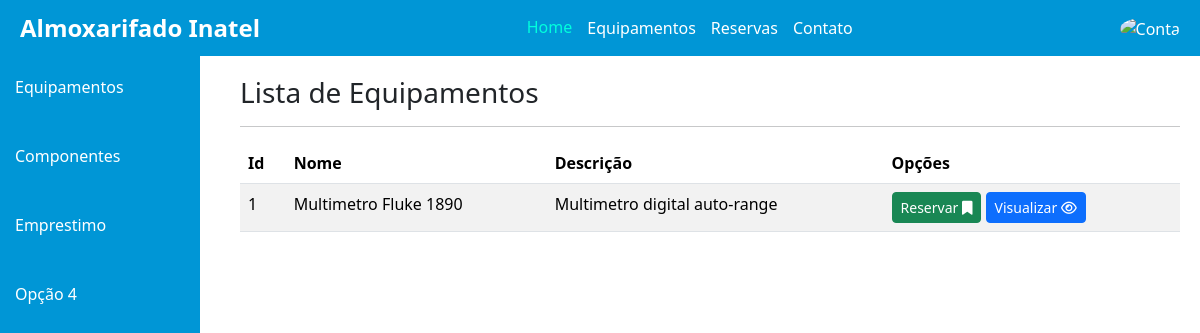
Page /equipamentos/ on the earlier database version.
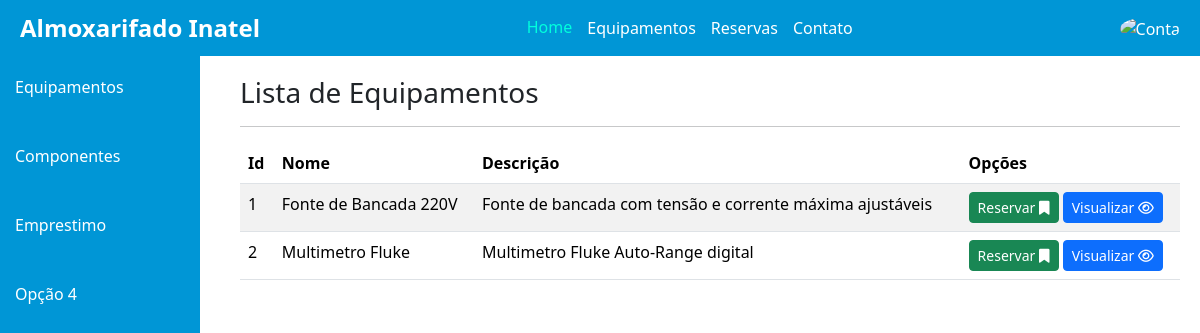
Same page on the later database version.
### inventario/models.py (models this page shows, shortened)
class Equipamento(models.Model):
    id = models.IntegerField(primary_key=True, unique=True)
    nome = models.CharField(max_length=50)
    descricao = models.CharField(max_length=500,verbose_name='Descrição')
    empretimo = models.ForeignKey(Emprestimo, on_delete=models.SET_DEFAULT, default=None, blank=True, null=True)

### inventario/views.py (the view)
# urls.py: path('equipamentos/', EquipamentosList.as_view(), name='Listar-Equipamentos'),
class EquipamentosList(ListView):
    model = Equipamento
    template_name = 'equipamentos.html'

### inventario/templates/equipamentos.html (shortened to what this page needs)
{% extends "includes/base.html" %}
{% load static %}
{% block style %}
<link rel="stylesheet" href="{% static 'css/sideBar.css' %}">
<link rel="stylesheet" href="{% static 'css/bootstrap/bootstrap.min.css' %}">
<link rel="stylesheet" href="{% static 'fa/css/all.min.css' %}">
<link rel="stylesheet" href="{% static 'css/datatables.min.css' %}">
{% endblock %}
{% block content %}
{% include "includes/sideBar.html" %}
<div class="content">
    <h3>Lista de Equipamentos</h3>
    <hr>
    <div class="table-responsive">
        <table class="table table-striped" id="tabela-equipamentos">
            <thead>
                <tr>
                    <th>Id</th>
                    <th>Nome</th>
                    <th>Descrição</th>
                    <th>Opções</th>
                </tr>
            </thead>
            <tbody>
                {% for equipamento in object_list %}
                <tr>
                    <td>{{ equipamento.id }}</td>
                    <td>{{ equipamento.nome }}</td>
                    <td>{{ equipamento.descricao }}</td>
                    <td>
                        <a href="" class="btn btn-success btn-sm" title="Reservar">
                            Reservar
                            <i class="fa fa-bookmark" aria-hidden="true"></i>
                        </a>
                        <a href="" class="btn btn-primary btn-sm" title="Visualizar">
                            Visualizar
                            <i class="fa-regular fa-eye"></i>
                        </a>
                    </td>
                </tr>
                {% empty %}
                <tr>
                    <td colspan="4">Nenhum equipamento encontrado</td>
                </tr>
                {% endfor %}
            </tbody>
        </table>
    </div>
</div>
{% endblock %}

Differences in the rows shown:
changed Equipamento id 1: nome "Multimetro Fluke 1890" → "Fonte de Bancada 220V"; descricao "Multimetro digital auto-range" → "Fonte de bancada com tensão e corrente máxima ajustáveis"
added Equipamento: id "2", nome "Multimetro Fluke", descricao "Multimetro Fluke Auto-Range digital"
